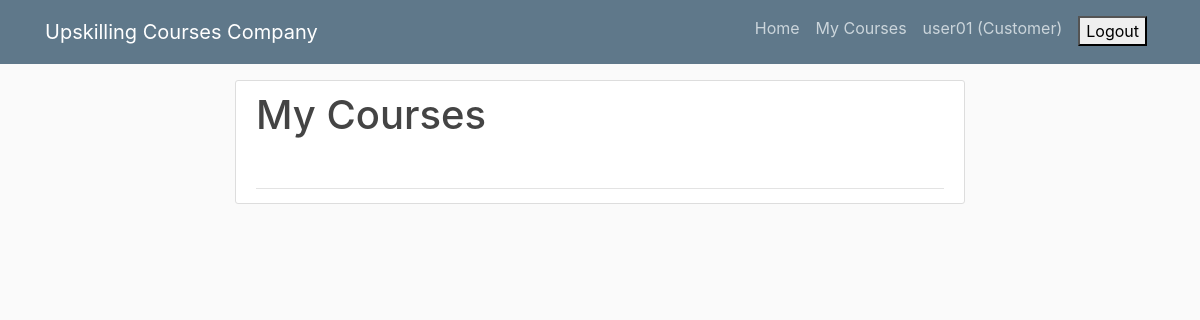
The page /orders/mycourses/ (signed in) on the database as committed earlier.
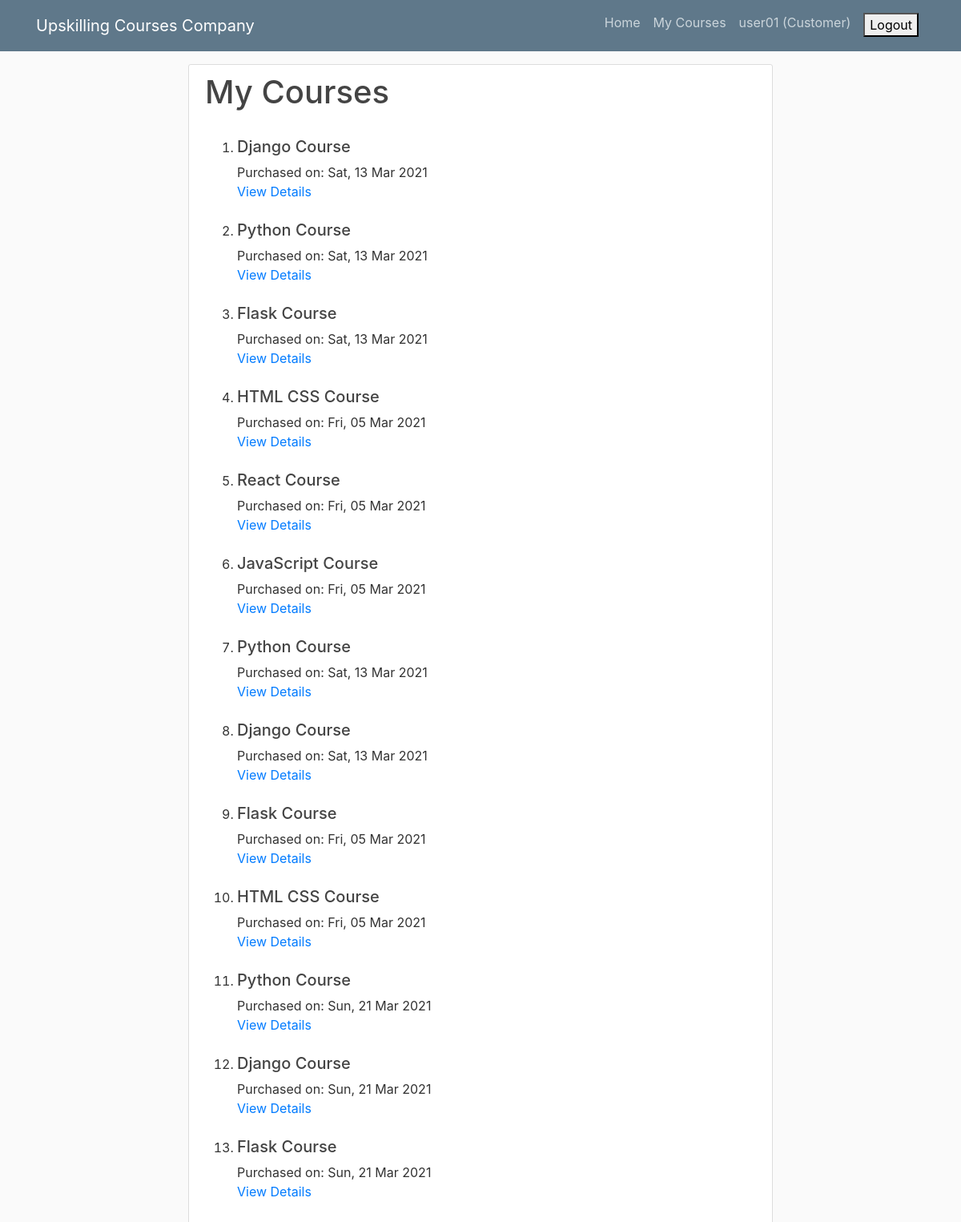
The same page on the database as committed later.
### accounts/models.py (models this page shows)
class User(AbstractUser):
    is_admin = models.BooleanField(default=False)
    is_customer = models.BooleanField(default=False)
    is_customerexecutive = models.BooleanField(default=False)
    is_salesexecutive = models.BooleanField(default=False)
    username = models.CharField(unique=True, max_length=100)
    email = models.EmailField(max_length=100)
    first_name = models.CharField(max_length=100)
    last_name = models.CharField(max_length=100)

### orders/models.py (models this page shows, shortened)
class Order(models.Model):
    order_id        = models.AutoField(primary_key=True)
    user            = models.ForeignKey(Customer, default=None, on_delete=models.CASCADE)
    course          = models.ForeignKey(Product, default=None, on_delete=models.CASCADE)
    amount          = models.DecimalField(max_digits=6, decimal_places=2)
    gst_amount      = models.DecimalField(max_digits=6, decimal_places=2, blank=True, null=True)
    final_amount    = models.DecimalField(max_digits=6, decimal_places=2, blank=True, null=True)
    order_date      = models.DateTimeField(auto_now_add=True)

### products/models.py (models this page shows)
class Product(models.Model):
    product_id      = models.IntegerField(primary_key=True)
    product_name    = models.CharField(max_length=100)
    product_price   = models.DecimalField(max_digits=6, decimal_places=2)
    product_seller  = models.ForeignKey(SalesExecutive, on_delete=models.CASCADE)
    def __str__(self):
        return self.product_name

### orders/views.py (the view)
# urls.py: path('mycourses/', mycourses, name='mycourses'),
@login_required(login_url="/accounts/login/")
def mycourses(request):
    logged_in_user = get_object_or_404(Customer, username=str(request.user))
    courses = Order.objects.filter(user=logged_in_user)
    return render(request, 'orders/customers/mycourses.html', {'courses':courses})

### orders/templates/orders/customers/mycourses.html
{% extends 'base.html' %}
{% block content %}
    <article class="media content-section">
        <div class="media-body">
            <div class="article-metadata">
                <h1>My Courses</h1><br>
                <ol>
                {% for i in courses %}
                    <li><h5>{{ i.course }}</h5></li>
                    Purchased on: {{ i.order_date|date:"D, d M Y" }}<br>
                    <a href="{% url 'orders:mycoursedetail' order_id=i.order_id %}">View Details</a>
                    <br>
                    <br>
                {% endfor %}
                </ol>
            </div>
        </div>
    </article>
{% endblock %}

### templates/base.html (shortened to what this page needs)
{% load static %}
<!DOCTYPE html>
<html>
<head>
    <link rel="stylesheet" href="https://maxcdn.bootstrapcdn.com/bootstrap/4.0.0/css/bootstrap.min.css">
    <link rel="stylesheet" type="text/css" href="{% static 'style.css' %}">
</head>
<body>
    <header class="site-header">
        <nav class="navbar navbar-expand-md navbar-dark bg-steel fixed-top">
            <div class="container">
                <a class="navbar-brand mr-4" href="{% url 'products:home' %}">Upskilling Courses Company</a>
                <div class="collapse navbar-collapse" id="navbarToggle">
                    <div class="navbar-nav">
                        {% if user.is_customer %}
                            <a class="nav-item nav-link" href="{% url 'products:home' %}">Home</a>
                            <a class="nav-item nav-link" href="{% url 'orders:mycourses' %}">My Courses</a>
                            <label class="nav-item nav-link">{{ request.user }} (Customer)</label>
                            <form class="nav-item nav-link" action="{% url 'accounts:logout' %}" method="POST">
                                <button type="submit">Logout</button>
                            </form>
                        {% else %}
                                <a class="nav-item nav-link" href="{% url 'accounts:login' %}">Login</a>
                                <a class="nav-item nav-link" href="{% url 'accounts:signup' %}">Signup</a>
                        {% endif %}
                    </div>
                </div>
            </div>
        </nav>
    </header>
    <main role="main" class="container">
        <div class="row">
            <div class="col-sm-8 mx-auto">
                {% block content %}{% endblock %}
            </div>
        </div>
    </main>
</body>
</html>

### static/style.css (style rules this page uses)
body { background: #fafafa; color: #333333; margin-top: 5rem; }
h1, h2, h3, h4, h5, h6 { color: #444444; }
.bg-steel { background-color: #5f788a; }
.site-header .navbar-nav .nav-link { color: #cbd5db; }
.content-section { background: #ffffff; padding: 10px 20px; border: 1px solid #dddddd; border-radius: 3px; margin-bottom: 20px; }
.article-metadata { padding-bottom: 1px; margin-bottom: 4px; border-bottom: 1px solid #e3e3e3 }

Rows that differ between the two databases and show on the page:
added Order: course "Django Course", order_date "Sat, 13 Mar 2021"
added Order: course "Python Course", order_date "Sat, 13 Mar 2021"
added Order: course "Flask Course", order_date "Sat, 13 Mar 2021"
added Order: course "HTML CSS Course", order_date "Fri, 05 Mar 2021"
added Order: course "React Course", order_date "Fri, 05 Mar 2021"
added Order: course "JavaScript Course", order_date "Fri, 05 Mar 2021"
added Order: course "Python Course", order_date "Sat, 13 Mar 2021"
added Order: course "Django Course", order_date "Sat, 13 Mar 2021"
added Order: course "Flask Course", order_date "Fri, 05 Mar 2021"
added Order: course "HTML CSS Course", order_date "Fri, 05 Mar 2021"
added Order: course "Python Course", order_date "Sun, 21 Mar 2021"
added Order: course "Django Course", order_date "Sun, 21 Mar 2021"
added Order: course "Flask Course", order_date "Sun, 21 Mar 2021"
